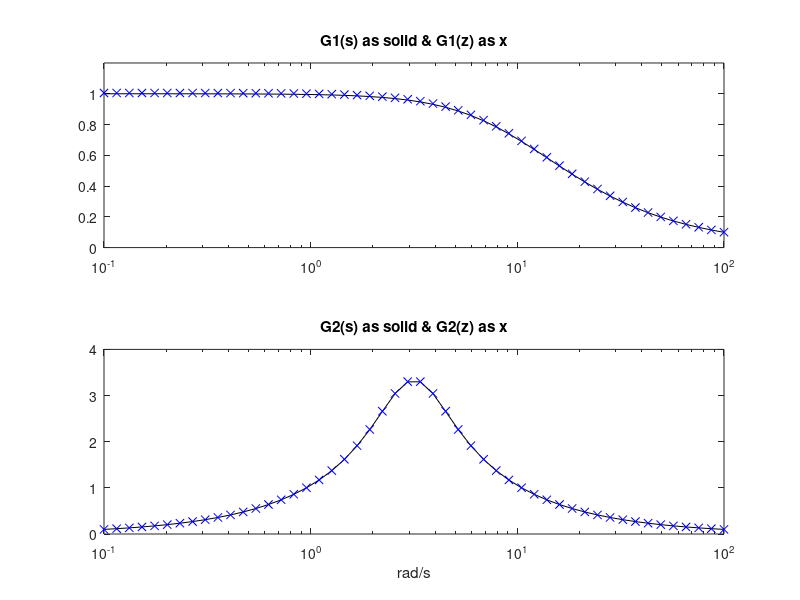

The MATLAB script that drew this image:
% Transfer functions for study: frequency response
% continuous time transfer functions:
num1Ns=10; den1Ns=[1 10]; %G1(s)=10/(s+10)
num2Ns=[10 0]; den2Ns=[1 3 10]; %G2(s)=10s/(s^2+3s+10);

fs=1000; %sampling frequency in Hz
Ts=1/fs; %sampling period in seconds

%discrete transfer functions (from the continuous cases)
[num1Nz,den1Nz]= impinvar(num1Ns,den1Ns,fs); %G1(z)
[num2Nz,den2Nz]= impinvar(num2Ns,den2Ns,fs); %G2(z)

%frequency responses
wr=logspace(-1,2); %frequency values for response (rad/s)
subplot(2,1,1)
H1Ns=freqs(num1Ns,den1Ns,wr); %G1(s) frequency response
semilogx(wr,abs(H1Ns),'k'); hold on;
H1Nz=freqz(num1Nz,den1Nz,wr/(2*pi),fs); %G1(z) frequency response
semilogx(wr,abs(H1Nz),'xb');
title('G1(s) as solid & G1(z) as x');
axis([0.1 100 0 1.2]);

subplot(2,1,2)
H2Ns=freqs(num2Ns,den2Ns,wr); %G2(s) frequency response
semilogx(wr,abs(H2Ns),'k'); hold on;
H2Nz=freqz(num2Nz,den2Nz,wr/(2*pi),fs); %G2(z) frequency response
semilogx(wr,abs(H2Nz),'xb');
title('G2(s) as solid & G2(z) as x');
xlabel('rad/s')
axis([0.1 100 0 4]);
